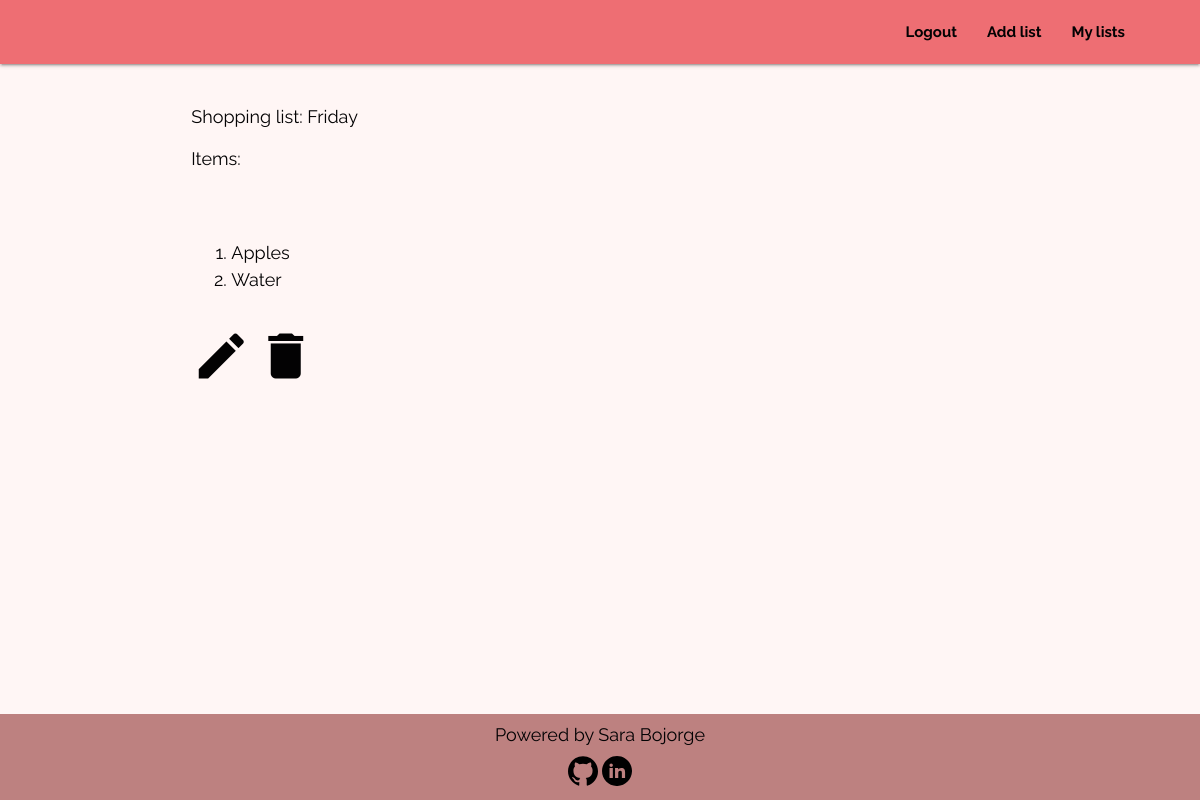
The page /grocery_list/grocery_list/3 (signed in) on the database as committed earlier.
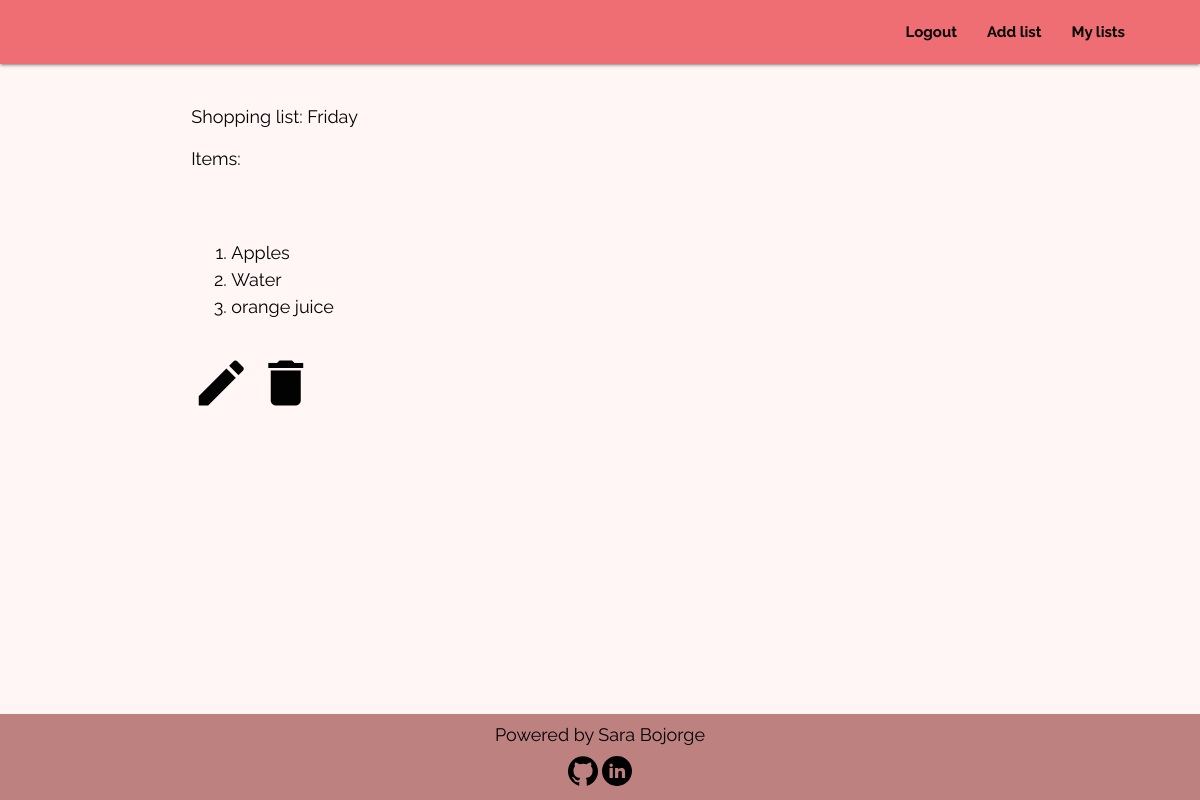
The same page on the database as committed later.
### grocery_list/models.py (models this page shows, shortened)
class Grocery(models.Model):
    name = models.CharField(max_length=500, default='My grocery list')
    user = models.ForeignKey(User, on_delete=models.CASCADE,
                             related_name='grocery_owner')
    created_on = models.DateTimeField(auto_now_add=True)
    updated_on = models.DateTimeField(auto_now=True)
    item = RichTextField(max_length=10000, null=False, blank=False)
    class Meta:
        ordering = ['-created_on']

### grocery_list/views.py (the view)
# urls.py: path('grocery_list/<int:pk>', DisplayItem.as_view(), name='display_item'),
class DisplayItem(UserPassesTestMixin, DetailView):
    model = Grocery
    template_name = 'grocery_list/display_item.html'
    context_object_name = 'grocery'
    def test_func(self):
        return self.request.user == self.get_object().user

### grocery_list/templates/grocery_list/display_item.html (shortened to what this page needs)
{% extends 'base.html' %}
{% block content %}
<div class="container row">
    <div class="col s12 m8 l9">
        <p>Shopping list: {{ grocery.name }}</p>
        <p>Items: {{ grocery.item|safe }}</p>
        <a href="{% url 'edit_list' grocery.id %}"><i class="medium material-icons">edit</i></a>
        <a href="{% url 'delete_list' grocery.id %}"><i class="medium material-icons">delete</i></a>
    </div>
</div>
{% endblock %}

Rows that differ between the two databases and show on the page:
changed Grocery "Friday": item "Apples Water" → "Apples Water orange juice"
